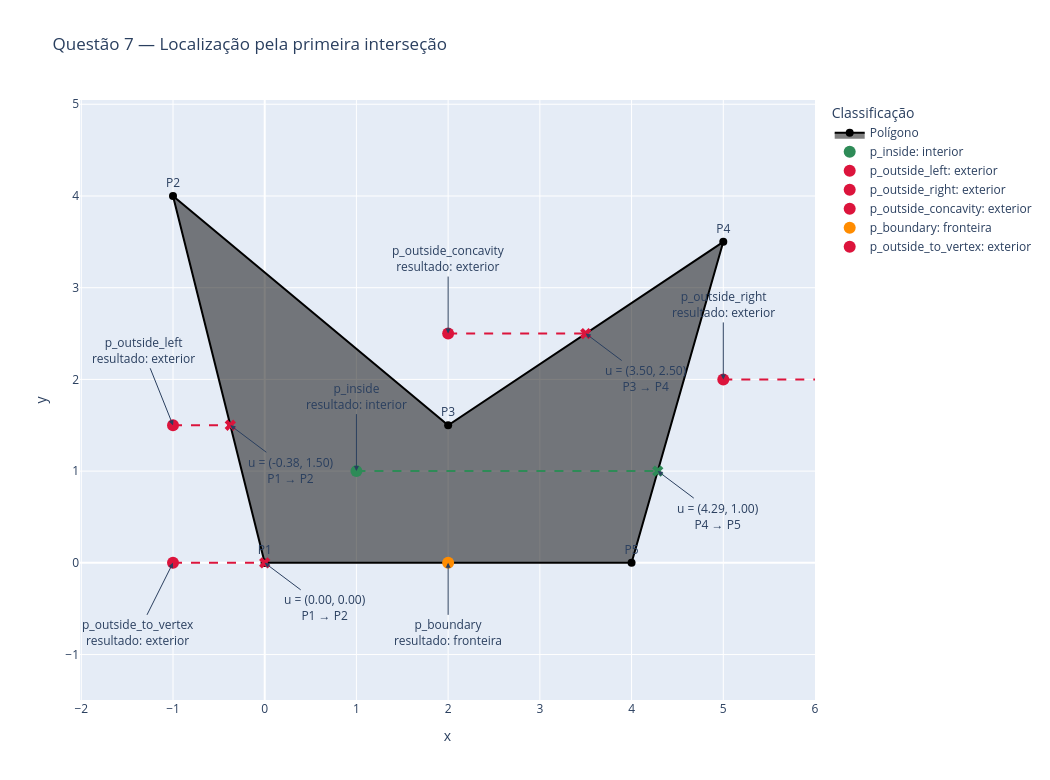

Source (notebook cell):
### Code cell
# A Q7 usa a figura padrão, mas mantém anotações próprias para p0, u e o lado.
fig = make_figure()
add_polygon(
    fig,
    polygon_q7,
    name="Polígono",
    fill=True,
    vertex_labels=True,
    line_color="black",
)

ray_end = max(
    polygon_q7[:, 0].max(),
    *(point[0] for point in q7_points.values()),
) + 1.0

# Deslocamentos apenas visuais para evitar sobreposição das anotações.
point_offsets = {
    "p_inside": (0, -75),
    "p_outside_left": (-30, -75),
    "p_outside_right": (0, -75),
    "p_outside_concavity": (0, -75),
    "p_boundary": (0, 70),
    "p_outside_to_vertex": (-35, 70),
}

for point_name, point in q7_points.items():
    intersection, location = q7_results[point_name]

    location_label = LOCATION_LABELS[location]
    color = LOCATION_COLORS[location]
    ax, ay = point_offsets[point_name]

    # Resultado de classificação produzido pelo kernel C++.
    fig.add_trace(
        go.Scatter(
            x=[point[0]],
            y=[point[1]],
            mode="markers",
            marker=dict(size=12, color=color),
            name=f"{point_name}: {location_label}",
            hovertemplate=(
                f"{point_name}<br>"
                f"resultado={location_label}<br>"
                "x=%{x:.3f}<br>"
                "y=%{y:.3f}"
                "<extra></extra>"
            ),
        )
    )

    fig.add_annotation(
        x=point[0],
        y=point[1],
        text=f"{point_name}<br>resultado: {location_label}",
        showarrow=True,
        arrowhead=2,
        ax=ax,
        ay=ay,
    )

    # Pontos de fronteira já têm u = p0.
    if location == 2:
        continue

    # Sem interseção, a semirreta segue livremente para a direita.
    if intersection is None:
        fig.add_trace(
            go.Scatter(
                x=[point[0], ray_end],
                y=[point[1], point[1]],
                mode="lines",
                line=dict(color=color, dash="dash"),
                showlegend=False,
                hoverinfo="skip",
            )
        )
        continue

    u = np.asarray(intersection.point, dtype=np.float64)
    edge_index = intersection.edge_index

    # Trecho entre p0 e a primeira interseção u.
    fig.add_trace(
        go.Scatter(
            x=[point[0], u[0]],
            y=[point[1], u[1]],
            mode="lines",
            line=dict(color=color, dash="dash"),
            showlegend=False,
            hoverinfo="skip",
        )
    )

    fig.add_trace(
        go.Scatter(
            x=[u[0]],
            y=[u[1]],
            mode="markers",
            marker=dict(size=10, color=color, symbol="x"),
            showlegend=False,
            hovertemplate=(
                f"u=({u[0]:.3f}, {u[1]:.3f})<br>"
                f"lado=P{edge_index + 1}→"
                f"P{(edge_index + 1) % len(polygon_q7) + 1}"
                "<extra></extra>"
            ),
        )
    )

    fig.add_annotation(
        x=u[0],
        y=u[1],
        text=(
            f"u = ({u[0]:.2f}, {u[1]:.2f})"
            f"<br>P{edge_index + 1} → "
            f"P{(edge_index + 1) % len(polygon_q7) + 1}"
        ),
        showarrow=True,
        arrowhead=2,
        ax=60,
        ay=45,
    )

fig.update_layout(
    title="Questão 7 — Localização pela primeira interseção",
    width=1050,
    height=780,
    legend_title="Classificação",
)

save_figure(fig, "q07_first_intersection.html").show()

### Figure 1 — Plotly figure (JSON) as saved in the notebook; plotly's stock layout.template omitted (floating-point values rounded to 4 significant figures)
{"data": [{"fill": "toself", "line": {"color": "black", "width": 2}, "marker": {"color": "black", "size": 8}, "mode": "lines+markers+text", "name": "Polígono", "showlegend": true, "text": ["P1", "P2", "P3", "P4", "P5", ""], "textposition": "top center", "type": "scatter", "x": [0.0, -1.0, 2.0, 5.0, 4.0, 0.0], "y": [0.0, 4.0, 1.5, 3.5, 0.0, 0.0]}, {"hovertemplate": "p_inside<br>resultado=interior<br>x=%{x:.3f}<br>y=%{y:.3f}<extra></extra>", "marker": {"color": "seagreen", "size": 12}, "mode": "markers", "name": "p_inside: interior", "type": "scatter", "x": [1], "y": [1]}, {"hoverinfo": "skip", "line": {"color": "seagreen", "dash": "dash"}, "mode": "lines", "showlegend": false, "type": "scatter", "x": [1, 4.286], "y": [1, 1]}, {"hovertemplate": "u=(4.286, 1.000)<br>lado=P4→P5<extra></extra>", "marker": {"color": "seagreen", "size": 10, "symbol": "x"}, "mode": "markers", "showlegend": false, "type": "scatter", "x": [4.286], "y": [1]}, {"hovertemplate": "p_outside_left<br>resultado=exterior<br>x=%{x:.3f}<br>y=%{y:.3f}<extra></extra>", "marker": {"color": "crimson", "size": 12}, "mode": "markers", "name": "p_outside_left: exterior", "type": "scatter", "x": [-1], "y": [1.5]}, {"hoverinfo": "skip", "line": {"color": "crimson", "dash": "dash"}, "mode": "lines", "showlegend": false, "type": "scatter", "x": [-1, -0.375], "y": [1.5, 1.5]}, {"hovertemplate": "u=(-0.375, 1.500)<br>lado=P1→P2<extra></extra>", "marker": {"color": "crimson", "size": 10, "symbol": "x"}, "mode": "markers", "showlegend": false, "type": "scatter", "x": [-0.375], "y": [1.5]}, {"hovertemplate": "p_outside_right<br>resultado=exterior<br>x=%{x:.3f}<br>y=%{y:.3f}<extra></extra>", "marker": {"color": "crimson", "size": 12}, "mode": "markers", "name": "p_outside_right: exterior", "type": "scatter", "x": [5], "y": [2]}, {"hoverinfo": "skip", "line": {"color": "crimson", "dash": "dash"}, "mode": "lines", "showlegend": false, "type": "scatter", "x": [5, 6], "y": [2, 2]}, {"hovertemplate": "p_outside_concavity<br>resultado=exterior<br>x=%{x:.3f}<br>y=%{y:.3f}<extra></extra>", "marker": {"color": "crimson", "size": 12}, "mode": "markers", "name": "p_outside_concavity: exterior", "type": "scatter", "x": [2], "y": [2.5]}, {"hoverinfo": "skip", "line": {"color": "crimson", "dash": "dash"}, "mode": "lines", "showlegend": false, "type": "scatter", "x": [2, 3.5], "y": [2.5, 2.5]}, {"hovertemplate": "u=(3.500, 2.500)<br>lado=P3→P4<extra></extra>", "marker": {"color": "crimson", "size": 10, "symbol": "x"}, "mode": "markers", "showlegend": false, "type": "scatter", "x": [3.5], "y": [2.5]}, {"hovertemplate": "p_boundary<br>resultado=fronteira<br>x=%{x:.3f}<br>y=%{y:.3f}<extra></extra>", "marker": {"color": "darkorange", "size": 12}, "mode": "markers", "name": "p_boundary: fronteira", "type": "scatter", "x": [2], "y": [0]}, {"hovertemplate": "p_outside_to_vertex<br>resultado=exterior<br>x=%{x:.3f}<br>y=%{y:.3f}<extra></extra>", "marker": {"color": "crimson", "size": 12}, "mode": "markers", "name": "p_outside_to_vertex: exterior", "type": "scatter", "x": [-1], "y": [0]}, {"hoverinfo": "skip", "line": {"color": "crimson", "dash": "dash"}, "mode": "lines", "showlegend": false, "type": "scatter", "x": [-1, 0], "y": [0, 0]}, {"hovertemplate": "u=(0.000, 0.000)<br>lado=P1→P2<extra></extra>", "marker": {"color": "crimson", "size": 10, "symbol": "x"}, "mode": "markers", "showlegend": false, "type": "scatter", "x": [0], "y": [0]}], "layout": {"annotations": [{"arrowhead": 2, "ax": 0, "ay": -75, "showarrow": true, "text": "p_inside<br>resultado: interior", "x": 1, "y": 1}, {"arrowhead": 2, "ax": 60, "ay": 45, "showarrow": true, "text": "u = (4.29, 1.00)<br>P4 → P5", "x": 4.286, "y": 1}, {"arrowhead": 2, "ax": -30, "ay": -75, "showarrow": true, "text": "p_outside_left<br>resultado: exterior", "x": -1, "y": 1.5}, {"arrowhead": 2, "ax": 60, "ay": 45, "showarrow": true, "text": "u = (-0.38, 1.50)<br>P1 → P2", "x": -0.375, "y": 1.5}, {"arrowhead": 2, "ax": 0, "ay": -75, "showarrow": true, "text": "p_outside_right<br>resultado: exterior", "x": 5, "y": 2}, {"arrowhead": 2, "ax": 0, "ay": -75, "showarrow": true, "text": "p_outside_concavity<br>resultado: exterior", "x": 2, "y": 2.5}, {"arrowhead": 2, "ax": 60, "ay": 45, "showarrow": true, "text": "u = (3.50, 2.50)<br>P3 → P4", "x": 3.5, "y": 2.5}, {"arrowhead": 2, "ax": 0, "ay": 70, "showarrow": true, "text": "p_boundary<br>resultado: fronteira", "x": 2, "y": 0}, {"arrowhead": 2, "ax": -35, "ay": 70, "showarrow": true, "text": "p_outside_to_vertex<br>resultado: exterior", "x": -1, "y": 0}, {"arrowhead": 2, "ax": 60, "ay": 45, "showarrow": true, "text": "u = (0.00, 0.00)<br>P1 → P2", "x": 0, "y": 0}], "height": 780, "legend": {"title": {"text": "Classificação"}}, "title": {"text": "Questão 7 — Localização pela primeira interseção"}, "width": 1050, "xaxis": {"scaleanchor": "y", "scaleratio": 1, "title": {"text": "x"}, "zeroline": true}, "yaxis": {"title": {"text": "y"}, "zeroline": true}}}
